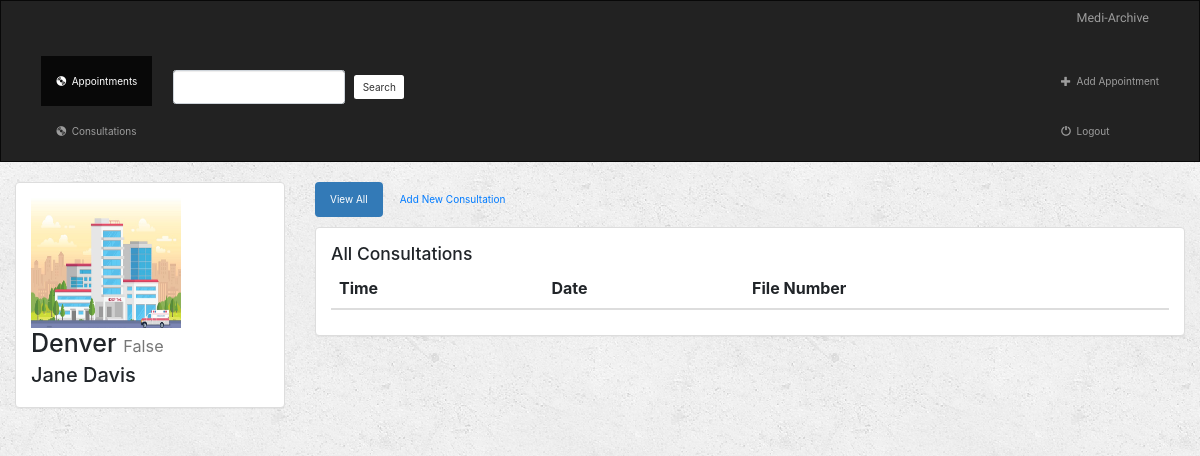
The app's page /the_user/3/ (signed in), older data.
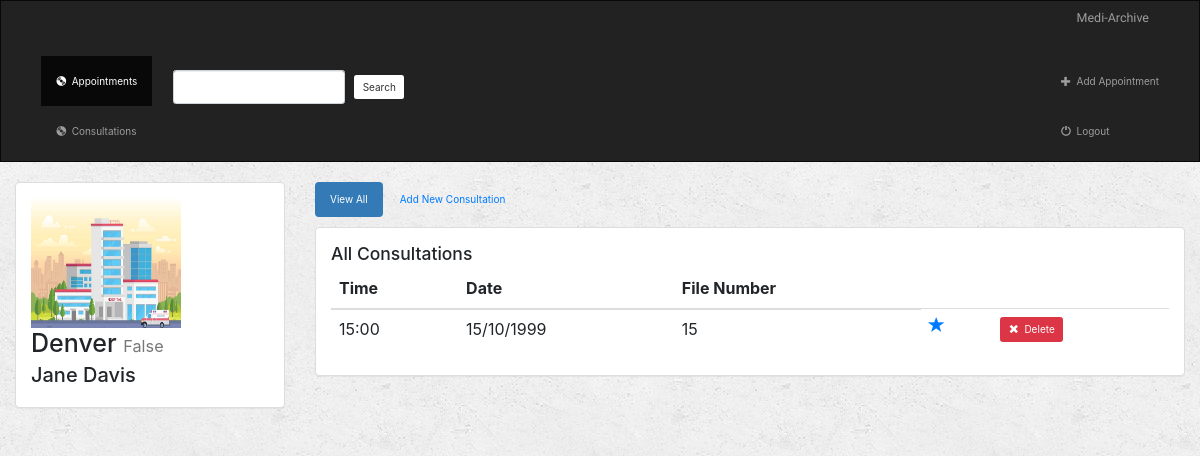
The same page, newer data.
### the_user/models.py (models this page shows, shortened)
class Appointment(models.Model):
    user = models.ForeignKey(User, default=1, on_delete=models.CASCADE)
    date = models.CharField(max_length=20)
    patient_name = models.CharField(max_length=250)
    doctor = models.CharField(max_length=250)
    time = models.CharField(max_length=25)
    file_number = models.CharField(max_length=20)
    is_doctor = models.BooleanField(default=False)

class Consultation(models.Model):
    appointment = models.ForeignKey(Appointment, on_delete=models.CASCADE)
    consultation_number = models.CharField(max_length=250)
    doctor_name = models.CharField(max_length=250)
    patient_name = models.CharField(max_length=250)
    file_number = models.CharField(max_length=20)
    is_doctor = models.BooleanField(default=False)

### the_user/views.py (the view)
# urls.py: path('(?<pat_id>[0-9]+)/', views.detail, name='detail'),
def detail(request, appointment_id):
    if not request.user.is_authenticated:
        return render(request, 'the_user/login.html')
    else:
        user = request.user
        appointment = get_object_or_404(Appointment, pk=appointment_id)
        return render(request, 'the_user/detail.html', {'appointment': appointment, 'user': user})

### the_user/templates/the_user/detail.html (shortened to what this page needs)
{% extends 'the_user/base.html' %}
{% block appointments_active %}active{% endblock %}
{% block body %}
<div class="container-fluid consultations-container">
    <div class="row">
        <div class="col-sm-4 col-md-3">
            <div class="panel panel-default">
                <div class="panel-body">
                    <a href="{% url 'the_user:detail' appointment.id %}">
                        <img src="../../static/images/hospital.jpg" class="img-responsive" style="width: 150px; height: 130px;">
                    </a>
                    <h1>{{ appointment.doctor }} <small>{{ appointment.is_doctor }}</small></h1>
                    <h2>{{ appointment.patient_name }}</h2>
                </div>
            </div>
        </div>
        <div class="col-sm-8 col-md-9">
            <ul class="nav nav-pills" style="margin-bottom: 10px;">
                <li role="presentation" class="active"><a href="{% url 'the_user:detail' appointment.id %}">View All</a></li>
                <li role="presentation"><a href="{% url 'the_user:create_consultation' appointment.id %}">Add New Consultation</a></li>
            </ul>
            <div class="panel panel-default">
                <div class="panel-body">
                    <h3>All Consultations</h3>
                    <table class="table">
                        <thead>
                        <tr>
                            <th>Time</th>
                            <th>Date</th>
                            <th>File Number</th>
                        </tr>
                        </thead>
                        <tbody>
                        {% for consultation in appointment.consultation_set.all %}
                            <tr>
                                <td>{{ appointment.time }}</td>
                                <td>{{ appointment.date }}</td>
                                <td>{{ appointment.file_number }}</td>
                                <td>
                                    <a href="{% url 'the_user:isdoctor' consultation.id %}" class="btn-favorite"><span class="glyphicon glyphicon-star {% if consultation.isdoctor %}active{% endif %}"></span></a>
                                </td>
                                <td>
                                    <form action="{% url 'the_user:delete_consultation' appointment.id consultation.id %}" method="post" style="display: inline;">
                                        <button type="submit" class="btn btn-danger btn-xs">
                                            <span class="glyphicon glyphicon-remove"></span>&nbsp; Delete
                                        </button>
                                    </form>
                                </td>
                            </tr>
                        {% endfor %}
                        </tbody>
                    </table>
                </div>
            </div>
        </div>
    </div>
</div>
{% endblock %}

Row changes from the older to the newer data that the page shows:
added Consultation: {{ appointment.time }} "15:00", {{ appointment.date }} "15/10/1999", {{ appointment.file_number }} "15"
